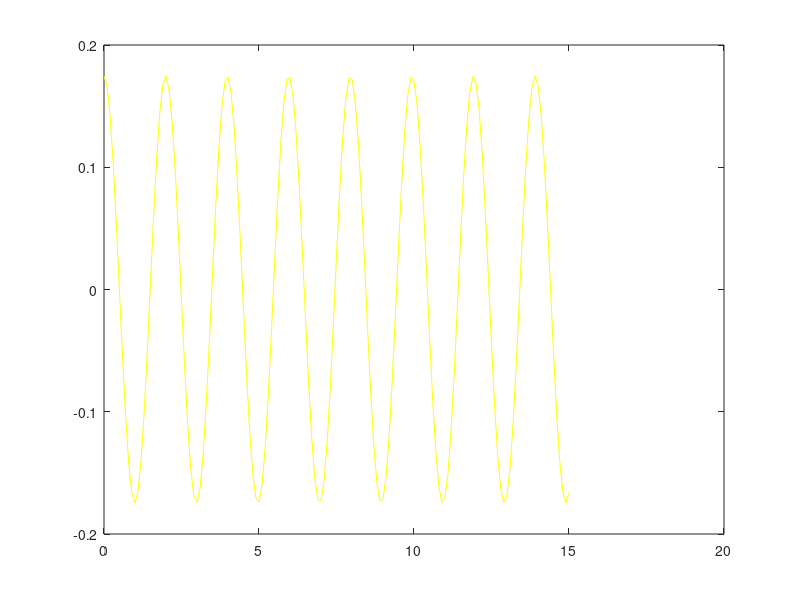

Reproduce this figure in MATLAB. (Note: this script raises an error after producing the figure.)


g = 10;
r = 1;

t = 0:0.1:15;
tet = cos((g^(1/2)*t)/r^(1/2)) * pi/18;

figure
plot(t, tet, 'y');
hold on
y0 = [pi/18 , 0];
tspan = [0 15];
h = 0.01;
[tp,tetp] = rk4sys(@dydt,tspan,y0,h, g, r);
plot(tp, tetp(:,1), 'r');
hold on
[tp2,tetp2] = rk4sys(@dydt2,tspan,y0,h, g, r);
plot(tp2, tetp2(:,1), 'b');




%% meore nawili
g = 10;
r = 1;

t = 0:0.1:15;
tet = cos((g^(1/2)*t)/r^(1/2)) * pi/18 + r^(1/2)*sin((g^(1/2)*t)/r^(1/2))/g^(1/2) * pi/18 ;
figure
plot(t, tet, 'y');
hold on
y0 = [pi/18 , pi/18];
tspan = [0 15];
h = 0.01;
[tp,tetp] = rk4sys(@dydt,tspan,y0,h, g, r);
plot(tp, tetp(:,1), 'r');
hold on
[tp2,tetp2] = rk4sys(@dydt2,tspan,y0,h, g, r);
plot(tp2, tetp2(:,1), 'b');


%% mesame nawili


g = 10;
r = 1;

t = 0:0.01:15;


%plot(t, tet, 'y');
hold on
y0 = [pi/4 , 0];
tspan = [0 15];
h = 0.01;
[tp,tetp] = rk4sys(@dydt,tspan,y0,h, g, r);
%plot(tp, tetp(:,1), 'r');
hold on
[tp2,tetp2] = rk4sys(@dydt2,tspan,y0,h, g, r);
%plot(tp2, tetp2(:,1), 'b');


tet = cos((g^(1/2)*t)/r^(1/2)) * pi/4;
plot(t, tetp2(:,1) - tetp(:,1));

plot(t, tetp2(:,1) - tet');



%% meotxe
g = 10;
r = 1;

t = 0:0.01:15;
tet = cos((g^(1/2)*t)/r^(1/2)) * pi/6;

figure
plot(t, tet, 'y');
hold on
y0 = [pi/6 , 0];
tspan = [0 15];
h = 0.01;
[tp,tetp] = rk4sys(@dydt,tspan,y0,h, g, r);
plot(tp, tetp(:,1), 'r');
hold on
[tp2,tetp2] = rk4sys(@dydt2,tspan,y0,h, g, r);
plot(tp2, tetp2(:,1), 'b');

figure
plot(t, tetp2(:,1) - tetp(:,1));
figure
plot(t, tetp2(:,1) - tet);


%% mexute nawili
g = 10;
r = 1;

figure
y0 = [pi/4 , 600/360 * pi];
tspan = [0 15];
h = 0.01;
[tp3,tetp3] = rk4sys(@dydt3,tspan,y0,h, g, r);
plot(tp3, tetp3(:,1), 'b');









function yp = dydt(t, y, g, r)
    yp = [y(2); (y(1) - 1/6 * y(1)^3) * (-g/r)];

end



function yp = dydt2(t, y, g, r)
    yp = [y(2); sin(y(1)) * (-g/r)];

end



function yp = dydt3(t, y, g, r)
    yp = [y(2); sin(y(1)) * (-g/r) - 0.1 * y(2)];

end